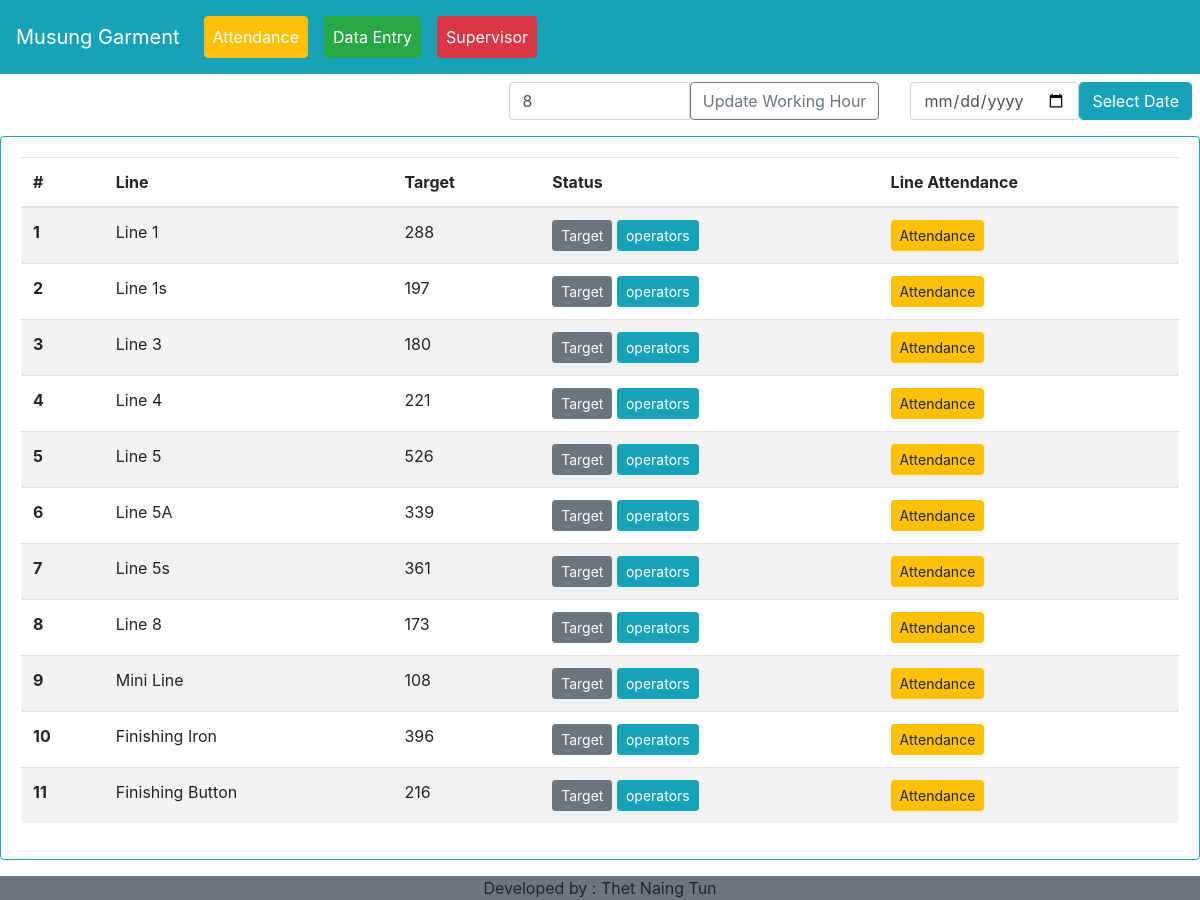
/, run on an earlier commit of the app's database.
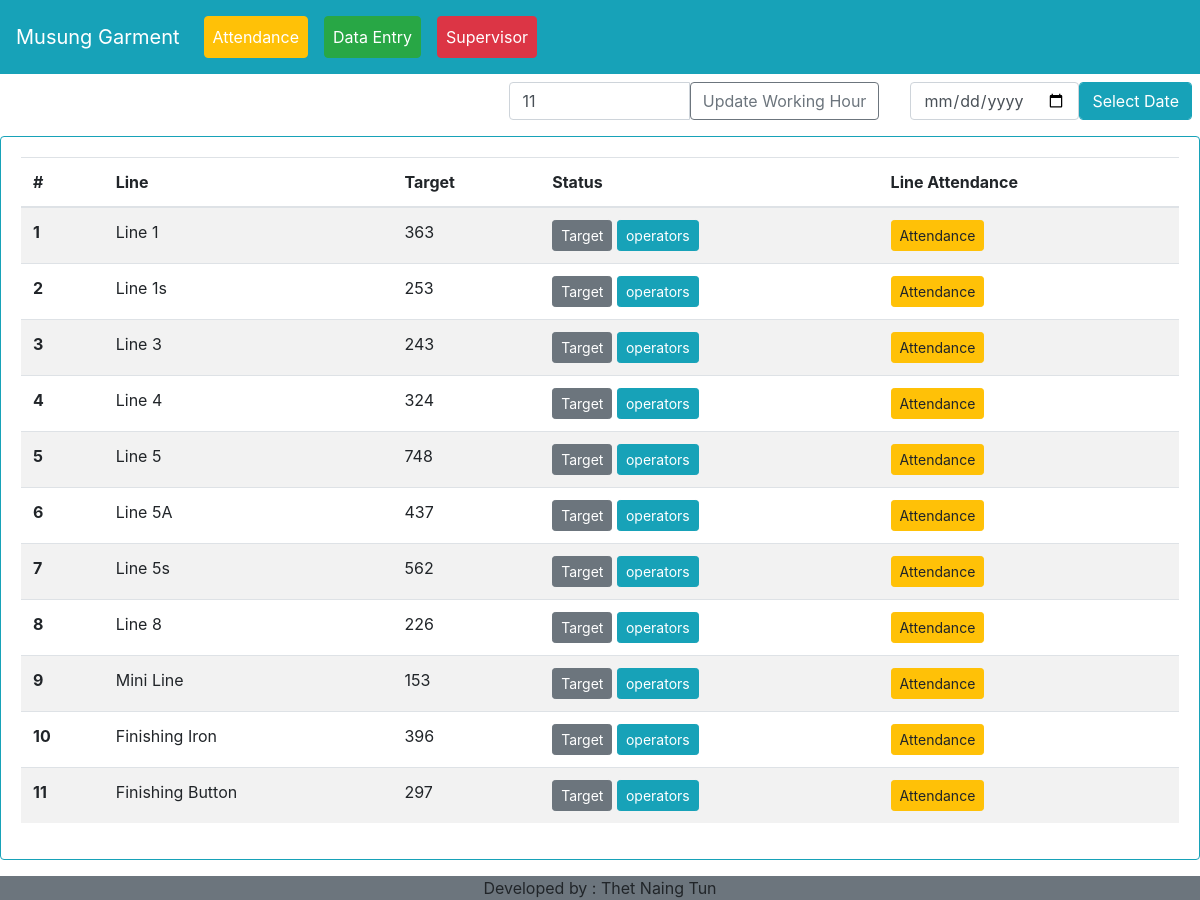
And on a later commit of the database.
### myapp/models.py (models this page shows, shortened)
class dailyhour(models.Model):
    timehr = models.PositiveIntegerField(default=0)
    def __str__(self):
        return str(self.timehr)

class line(models.Model):
    line_name = models.CharField(max_length=255)
    target = models.PositiveIntegerField(default=0)

### myapp/views.py (the view)
# urls.py: path('', views.linelist, name='linelist'),
def linelist(request):
    lis = line.objects.all()
    hr = dailyhour.objects.get(id=1)
    context = {'lis':lis, 'hr':hr}
    return render(request, 'line.html', context)

### templates/line.html (shortened to what this page needs)
{% extends 'base.html' %}
{% block content %}
<div class="d-flex justify-content-end">
<div class="input-group mb-3 col-md-4 m-2" id="workhrdata">
  <input type="text" class="form-control" value="{{hr}}" aria-describedby="button-addon2" id="hrval">
  <button class="btn btn-outline-secondary uwhbtn" type="button" id="button-addon2">Update Working Hour</button>
</div>
  <form method="post" action="{% url 'myapp:attendance_backdate' %}">{% csrf_token %}
    <div class="row m-2">
      <input type="date" name="duedate"  class="form-control col datepicker">
      <input type="submit" class="form-control btn btn-md btn-info col" value="Select Date">
    </div>
  </form>
</div>
<div class="card border-info mb-3">
  <div class="card-body">
<table class="table table-striped" id="invlist">
  <thead>
    <tr class="lilisttr">
      <th scope="col">#</th>
      <th scope="col">Line</th>
      <th scope="col">Target</th>
      <th scope="col">Status</th>
      <th scope="col">Line Attendance</th>
    </tr>
  </thead>
  <tbody id="linelistTbl">
  	{% for i in lis %}
    <tr class="linetr">
      <th scope="row" class="lid">{{i.id}}</th>
      <td>{{i.line_name}}</td>
      <td>{{i.target}}</td>
      <td>
<button type="button" class="btn btn-sm btn-secondary" data-toggle="modal" data-target="#lineu-{{i.id}}">
  Target
</button>
    <a href="{% url 'myapp:operatoratt' i.id %}" class="btn btn-sm btn-info">operators</a>
      </td>
      <td>
        <button type="button" class="lineatt btn btn-sm btn-warning">Attendance</button>
      </td>
    </tr>
    {% endfor %}
  </tbody>
</table>
  </div>
</div>
{% endblock content %}

### templates/base.html (shortened to what this page needs)
{% load static %}
<!doctype html>
<html lang="en">
  <head>
    <link rel="stylesheet" href="https://cdn.jsdelivr.net/npm/bootstrap@4.6.2/dist/css/bootstrap.min.css">
<link rel="stylesheet" href="https://cdn.datatables.net/2.0.7/css/dataTables.dataTables.css" />
<link rel="stylesheet" href="https://cdn.datatables.net/buttons/3.0.2/css/buttons.dataTables.css" />
<link rel="stylesheet" type="text/css" href="https://cdn.datatables.net/datetime/1.5.2/css/dataTables.dateTime.min.css">
<link rel="stylesheet" type="text/css" href="https://cdnjs.cloudflare.com/ajax/libs/font-awesome/6.0.0-beta3/css/all.min.css">
  </head>
  <body>
  	<nav class="navbar navbar-expand-lg navbar-dark bg-info">
  <a class="navbar-brand text-white" href="#">Musung Garment</a>
  <div class="collapse navbar-collapse" id="navbarNavDropdown">
    <ul class="navbar-nav">
      <li class="nav-item">
        <a class="nav-link text-white btn-warning btn m-2" href="{% url 'myapp:linelist' %}">Attendance <span class="sr-only">(current)</span></a>
      </li>
      <li class="nav-item">
        <a class="nav-link text-white btn-success btn m-2" href="{% url 'myapp:daily_rep_view' %}">Data Entry <span class="sr-only">(current)</span></a>
      </li>
      <li class="nav-item">
        <a class="nav-link text-white btn-danger btn m-2" href="{% url 'myapp:operator_report_by_date' %}">Supervisor</a>
      </li>
    </ul>
  </div>
</nav>
    <div class="jumbotron-fluid">
{% block content %}
{% endblock content %}
</div>
<div class="jumbotron-fluid bg-secondary text-center float-bottom">Developed by : Thet Naing Tun</div>
  </body>
</html>

What changed in the data, as far as the page shows it:
changed dailyhour: timehr "8" → "11"
changed line "Line 1": target "288" → "363"
changed line "Line 1s": target "197" → "253"
changed line "Line 3": target "180" → "243"
changed line "Line 4": target "221" → "324"
changed line "Line 5": target "526" → "748"
changed line "Line 5A": target "339" → "437"
changed line "Line 5s": target "361" → "562"
changed line "Line 8": target "173" → "226"
changed line "Mini Line": target "108" → "153"
changed line "Finishing Button": target "216" → "297"
